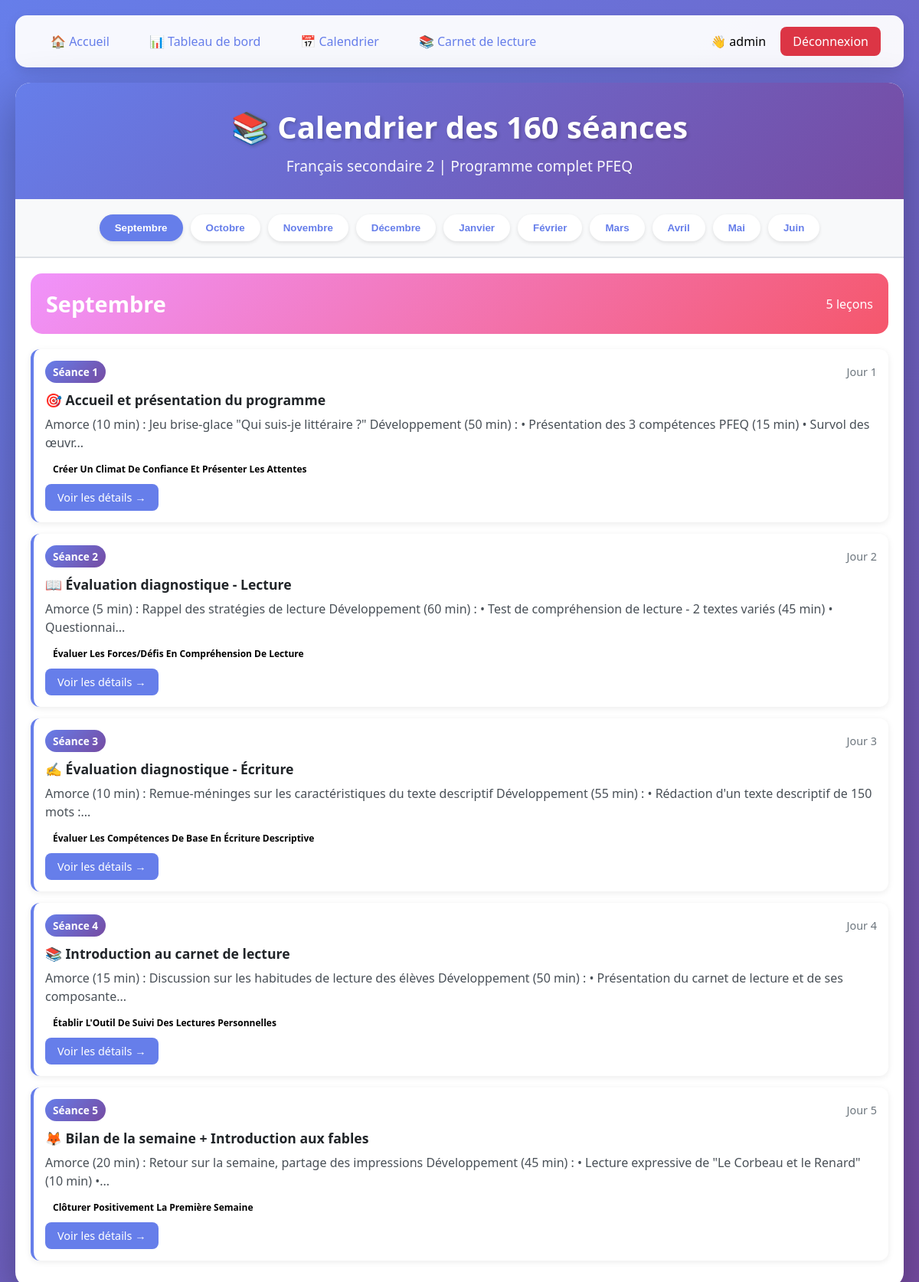
The app's page /calendar (signed in) with its own data.
### tables this page shows
CREATE TABLE lessons (
                id INTEGER PRIMARY KEY AUTOINCREMENT,
                lesson_number INTEGER NOT NULL,
                month TEXT NOT NULL,
                week_number INTEGER NOT NULL,
                day_number INTEGER NOT NULL,
                title TEXT NOT NULL,
                content TEXT,
                duration INTEGER DEFAULT 75,
                competences TEXT,
                materials TEXT,
                objectives TEXT,
                tags TEXT,
                created_at TIMESTAMP DEFAULT CURRENT_TIMESTAMP,
                updated_at TIMESTAMP DEFAULT CURRENT_TIMESTAMP
            );

### app.py (the view)
@app.route('/calendar')
def calendar():
    if 'user' not in session:
        return redirect(url_for('login'))
    conn = sqlite3.connect(DB_FILE)
    c = conn.cursor()
    c.execute("SELECT * FROM lessons ORDER BY lesson_number")
    lessons = c.fetchall()
    conn.close()
    lessons_by_month = {}
    for lesson in lessons:
        month = lesson[2]
        if month not in lessons_by_month:
            lessons_by_month[month] = []
        lessons_by_month[month].append(lesson)
    return render_template('calendar.html', lessons_by_month=lessons_by_month)

### templates/calendar.html (shortened to what this page needs)
<!DOCTYPE html>
<html lang="fr">
<head>
</head>
<body>
    <div class="nav-bar">
        <div class="nav-links">
            <a href="{{ url_for('index') }}">🏠 Accueil</a>
            <a href="{{ url_for('dashboard') }}">📊 Tableau de bord</a>
            <a href="{{ url_for('calendar') }}">📅 Calendrier</a>
            <a href="{{ url_for('reading_log') }}">📚 Carnet de lecture</a>
        </div>
        <div>
            <span style="margin-right: 15px;">👋 {{ session.user }}</span>
            <a href="{{ url_for('logout') }}" style="background: #dc3545; color: white; padding: 8px 16px; border-radius: 8px; text-decoration: none;">Déconnexion</a>
        </div>
    </div>
    <div class="container">
        <div class="header">
            <h1>📚 Calendrier des 160 séances</h1>
            <p>Français secondaire 2 | Programme complet PFEQ</p>
        </div>
        <div class="navigation">
            <button class="nav-btn active" onclick="showSection('septembre')">Septembre</button>
            <button class="nav-btn" onclick="showSection('octobre')">Octobre</button>
            <button class="nav-btn" onclick="showSection('novembre')">Novembre</button>
            <button class="nav-btn" onclick="showSection('decembre')">Décembre</button>
            <button class="nav-btn" onclick="showSection('janvier')">Janvier</button>
            <button class="nav-btn" onclick="showSection('fevrier')">Février</button>
            <button class="nav-btn" onclick="showSection('mars')">Mars</button>
            <button class="nav-btn" onclick="showSection('avril')">Avril</button>
            <button class="nav-btn" onclick="showSection('mai')">Mai</button>
            <button class="nav-btn" onclick="showSection('juin')">Juin</button>
        </div>
        <div class="content">
            {% for month, lessons in lessons_by_month.items() %}
            <div id="{{ month }}" class="month-section {% if loop.first %}active{% endif %}">
                <div class="month-header">
                    <div class="month-title">{{ month.title() }}</div>
                    <div>{{ lessons|length }} leçons</div>
                </div>
                {% for lesson in lessons %}
                <div class="lesson-card">
                    <div class="lesson-header">
                        <span class="lesson-number">Séance {{ lesson[1] }}</span>
                        <span style="color: #6c757d; font-size: 0.9em;">Jour {{ lesson[4] }}</span>
                    </div>
                    <div class="lesson-title">{{ lesson[5] }}</div>
                    <div class="lesson-preview">
                        {{ lesson[6][:150] }}{% if lesson[6]|length > 150 %}...{% endif %}
                    </div>
                    <div style="margin-bottom: 10px;">
                        {% if lesson[10] %}
                            {% for tag in lesson[10].split(',') %}
                                <span class="tag tag-{{ tag.strip() }}">{{ tag.strip().title() }}</span>
                            {% endfor %}
                        {% endif %}
                    </div>
                    <a href="{{ url_for('lesson_detail', lesson_id=lesson[0]) }}" class="lesson-link">
                        Voir les détails →
                    </a>
                </div>
                {% endfor %}
            </div>
            {% endfor %}
        </div>
    </div>
</body>
</html>

### templates/calendar.html (style rules this page uses)
* { margin: 0; padding: 0; box-sizing: border-box; }
body { font-family: 'Segoe UI', Tahoma, Geneva, Verdana, sans-serif; background: linear-gradient(135deg, #667eea 0%, #764ba2 100%); min-height: 100vh; padding: 20px; }
.nav-bar { background: rgba(255,255,255,0.95); padding: 15px 30px; border-radius: 15px; margin-bottom: 20px; display: flex; justify-content: space-between; align-items: center; box-shadow: 0 5px 15px rgba(0,0,0,0.1); }
.nav-links { display: flex; gap: 20px; }
.nav-links a { color: #667eea; text-decoration: none; font-weight: 500; padding: 8px 16px; border-radius: 8px; transition: all 0.3s; }
.container { max-width: 1400px; margin: 0 auto; background: white; border-radius: 20px; box-shadow: 0 20px 60px rgba(0,0,0,0.3); overflow: hidden; }
.header { background: linear-gradient(135deg, #667eea 0%, #764ba2 100%); color: white; padding: 30px; text-align: center; }
.header h1 { font-size: 2.5em; margin-bottom: 10px; text-shadow: 2px 2px 4px rgba(0,0,0,0.2); }
.header p { font-size: 1.2em; opacity: 0.95; }
.navigation { background: #f8f9fa; padding: 20px; display: flex; justify-content: center; flex-wrap: wrap; gap: 10px; border-bottom: 2px solid #dee2e6; }
.nav-btn { padding: 10px 20px; border: none; border-radius: 25px; background: white; color: #667eea; font-weight: bold; cursor: pointer; transition: all 0.3s; box-shadow: 0 2px 5px rgba(0,0,0,0.1); }
.nav-btn.active { background: #667eea; color: white; }
.content { padding: 20px; }
.month-section { display: none; animation: fadeIn 0.5s; }
.month-section.active { display: block; }
.month-header { background: linear-gradient(135deg, #f093fb 0%, #f5576c 100%); color: white; padding: 20px; border-radius: 15px; margin-bottom: 20px; display: flex; justify-content: space-between; align-items: center; }
.month-title { font-size: 1.8em; font-weight: bold; }
.lesson-card { background: white; border-radius: 12px; padding: 15px; margin-bottom: 15px; box-shadow: 0 2px 8px rgba(0,0,0,0.08); transition: all 0.3s; border-left: 4px solid #667eea; }
.lesson-header { display: flex; justify-content: space-between; align-items: center; margin-bottom: 10px; }
.lesson-number { background: linear-gradient(135deg, #667eea 0%, #764ba2 100%); color: white; padding: 5px 10px; border-radius: 20px; font-size: 0.85em; font-weight: bold; }
.lesson-title { font-weight: bold; color: #212529; margin-bottom: 8px; font-size: 1.1em; }
.lesson-preview { color: #495057; margin-bottom: 10px; line-height: 1.5; }
.lesson-link { display: inline-block; background: #667eea; color: white; padding: 8px 16px; border-radius: 8px; text-decoration: none; font-size: 0.9em; transition: all 0.3s; }
.tag { padding: 3px 10px; border-radius: 12px; font-size: 0.75em; font-weight: 600; margin-right: 5px; }

### records on screen
lessons: title "Septembre", lessons "5", lesson_number "1", day_number "1", title "🎯 Accueil et présentation du programme", content "Amorce (10 min) : Jeu brise-glace \"Qui suis-je littéraire ?\" Développement (50 min) : • Présentation des 3 compétences PFEQ (15 min) • Survol des œuvr", strip "Créer Un Climat De Confiance Et Présenter Les Attentes"
lessons: lesson_number "2", day_number "2", title "📖 Évaluation diagnostique - Lecture", content "Amorce (5 min) : Rappel des stratégies de lecture Développement (60 min) : • Test de compréhension de lecture - 2 textes variés (45 min) • Questionnai", strip "Évaluer Les Forces/Défis En Compréhension De Lecture"
lessons: lesson_number "3", day_number "3", title "✍️ Évaluation diagnostique - Écriture", content "Amorce (10 min) : Remue-méninges sur les caractéristiques du texte descriptif Développement (55 min) : • Rédaction d'un texte descriptif de 150 mots :", strip "Évaluer Les Compétences De Base En Écriture Descriptive"
lessons: lesson_number "4", day_number "4", title "📚 Introduction au carnet de lecture", content "Amorce (15 min) : Discussion sur les habitudes de lecture des élèves Développement (50 min) : • Présentation du carnet de lecture et de ses composante", strip "Établir L'Outil De Suivi Des Lectures Personnelles"
lessons: lesson_number "5", day_number "5", title "🦊 Bilan de la semaine + Introduction aux fables", content "Amorce (20 min) : Retour sur la semaine, partage des impressions Développement (45 min) : • Lecture expressive de \"Le Corbeau et le Renard\" (10 min) •", strip "Clôturer Positivement La Première Semaine"

### other values on screen
{{ session.user }} "admin"
